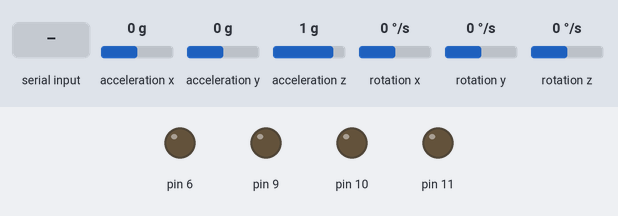
Bench run of a sketch on a simulated Arduino Uno, built with avr-gcc and run on an emulated ATmega328P. Shown: output pins drawn as LEDs (lit = HIGH). Wiring (inferred from the names in the program): MPU-6050 motion sensor at I2C address 0x68. Inputs (shaded band) come from the test bench; at power-on: acceleration x 0 g, acceleration y 0 g, acceleration z 1 g, rotation x 0 °/s, rotation y 0 °/s, rotation z 0 °/s. What the sketch prints to the serial monitor is not drawn.

Above: at 1.3 s.
1.4 s: "90,45\n" received over Serial
At 2.2 s:
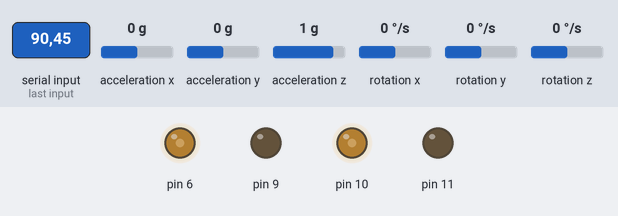
2.9 s: "30,150\n" received over Serial
At 4.1 s:
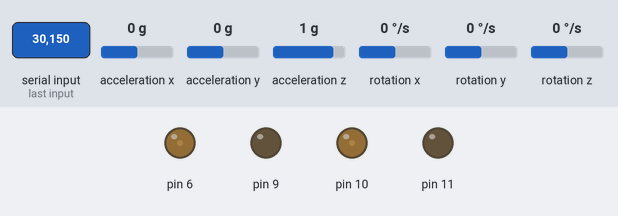
4.4 s: "200\n" received over Serial
At 5.4 s:
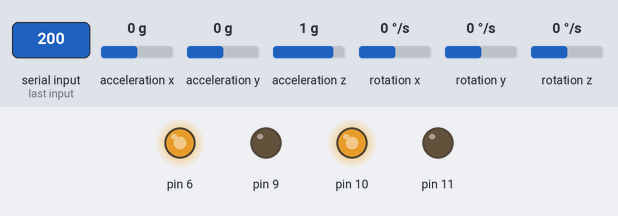
7.8 s: "90\n" received over Serial
At 8.1 s:
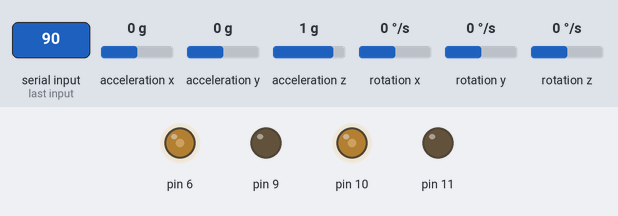
Timing chart, 0 to 10.8 s (numbered marks = the images above; inputs shaded):
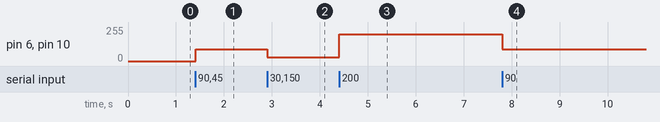

The sketch:

ML-Agents.ino
```cpp
#include <Kalman.h>// Source: https://github.com/TKJElectronics/KalmanFilter
char buffer [10];
int cnt = 0;

Kalman kalmanX;
Kalman kalmanY;

double accX, accY, accZ;
double gyroX, gyroY, gyroZ;

double gyroXangle, gyroYangle;
double compAngleX, compAngleY;
double kalAngleX, kalAngleY;

uint32_t timer;
uint8_t i2cData[14];

void setup() {
    pinMode(6, OUTPUT);
    pinMode(9, OUTPUT);
    pinMode(10, OUTPUT);
    pinMode(11, OUTPUT);

    analogWrite(6, LOW);
    analogWrite(9, LOW);
    analogWrite(10, LOW);
    analogWrite(11, LOW);

    Serial.begin(115200);

    Wire.begin();

    #if ARDUINO >= 157
        Wire.setClock(400000UL);
    #else
        TWBR = ((F_CPU / 400000UL) - 16) / 2;
    #endif

    i2cData[0] = 7;
    i2cData[1] = 0x00;
    i2cData[2] = 0x00;
    i2cData[3] = 0x00;
    while (i2cWrite(0x19, i2cData, 4, false));
    while (i2cWrite(0x6B, 0x01, true));

    while (i2cRead(0x75, i2cData, 1));
    if (i2cData[0] != 0x68) {
        Serial.print(F("Error reading sensor"));
        while (1);
    }

    delay(100); // Wait for sensor to stabilize

    // Set kalman and gyro starting angle
    while (i2cRead(0x3B, i2cData, 6));
    accX = (int16_t)((i2cData[0] << 8) | i2cData[1]);
    accY = (int16_t)((i2cData[2] << 8) | i2cData[3]);
    accZ = (int16_t)((i2cData[4] << 8) | i2cData[5]);

    double roll  = atan2(accY, accZ) * RAD_TO_DEG;
    double pitch = atan(-accX / sqrt(accY * accY + accZ * accZ)) * RAD_TO_DEG;

    kalmanX.setAngle(roll); // Set starting angle
    kalmanY.setAngle(pitch);
    gyroXangle = roll;
    gyroYangle = pitch;
    compAngleX = roll;
    compAngleY = pitch;

    timer = micros();
}

void loop() {

    // Update all the values
    while (i2cRead(0x3B, i2cData, 14));
    accX = (int16_t)((i2cData[0] << 8) | i2cData[1]);
    accY = (int16_t)((i2cData[2] << 8) | i2cData[3]);
    accZ = (int16_t)((i2cData[4] << 8) | i2cData[5]);
    gyroX = (int16_t)((i2cData[8] << 8) | i2cData[9]);
    gyroY = (int16_t)((i2cData[10] << 8) | i2cData[11]);
    gyroZ = (int16_t)((i2cData[12] << 8) | i2cData[13]);;

    double dt = (double)(micros() - timer) / 1000000; // Calculate delta time
    timer = micros();

    double roll  = atan2(accY, accZ) * RAD_TO_DEG;
    double pitch = atan(-accX / sqrt(accY * accY + accZ * accZ)) * RAD_TO_DEG;

    double gyroXrate = gyroX / 131.0; // Convert to deg/s
    double gyroYrate = gyroY / 131.0; // Convert to deg/s

    if ((roll < -90 && kalAngleX > 90) || (roll > 90 && kalAngleX < -90)) {
        kalmanX.setAngle(roll);
        compAngleX = roll;
        kalAngleX = roll;
        gyroXangle = roll;
    } else
        kalAngleX = kalmanX.getAngle(roll, gyroXrate, dt); // Calculate the angle using a Kalman filter

    if (abs(kalAngleX) > 90)
        gyroYrate = -gyroYrate; // Invert rate, so it fits the restriced accelerometer reading
    kalAngleY = kalmanY.getAngle(pitch, gyroYrate, dt);

    //gyroXangle += gyroXrate * dt; // Calculate gyro angle without any filter
    gyroYangle += gyroYrate * dt;
    //gyroXangle += kalmanX.getRate() * dt; // Calculate gyro angle using the unbiased rate
    //gyroYangle += kalmanY.getRate() * dt;

    //compAngleX = 0.93 * (compAngleX + gyroXrate * dt) + 0.07 * roll; // Calculate the angle using a Complimentary filter
    compAngleY = 0.93 * (compAngleY + gyroYrate * dt) + 0.07 * pitch;

    //if (gyroXangle < -180 || gyroXangle > 180)
    //    gyroXangle = kalAngleX;
    if (gyroYangle < -180 || gyroYangle > 180)
        gyroYangle = kalAngleY;

    Serial.print((PI / 180) * (gyroY / 100), 3);
    Serial.print("/");
    Serial.println(kalAngleY);
    Motor();
    delay(5);
}

void Motor(){
    while(Serial.available()){
        char c = Serial.read();
        buffer[cnt++] = c;
        if ((c == '\n') || (cnt == sizeof(buffer)-1)){
            buffer[cnt] = '\0';
            cnt = 0;
            if(atoi(buffer) > 0){
                //Foward(map(atoi(buffer), 0, 127, 0, 255));
                Foward(atoi(buffer));
            }else{
                Reverse(-atoi(buffer));
                //Reverse(map(atoi(buffer), -127, 0, 0, -255));
            }
        }
    }
}

void Foward(int output){
    analogWrite(6, output);
    analogWrite(9, 0);
    analogWrite(10, output);
    analogWrite(11, 0);
}

void Reverse(int output){
    analogWrite(6, 0);
    analogWrite(9, output);
    analogWrite(10, 0);
    analogWrite(11, output);
}
```

I2C.ino
```cpp
// (licence header left out)
#include <Wire.h>
const uint8_t IMUAddress = 0x68; // AD0 is logic low on the PCB
const uint16_t I2C_TIMEOUT = 1000; // Used to check for errors in I2C communication

uint8_t i2cWrite(uint8_t registerAddress, uint8_t data, bool sendStop) {
  return i2cWrite(registerAddress, &data, 1, sendStop); // Returns 0 on success
}

uint8_t i2cWrite(uint8_t registerAddress, uint8_t *data, uint8_t length, bool sendStop) {
  Wire.beginTransmission(IMUAddress);
  Wire.write(registerAddress);
  Wire.write(data, length);
  uint8_t rcode = Wire.endTransmission(sendStop); // Returns 0 on success
  if (rcode) {
    Serial.print(F("i2cWrite failed: "));
    Serial.println(rcode);
  }
  return rcode; // See: http://arduino.cc/en/Reference/WireEndTransmission
}

uint8_t i2cRead(uint8_t registerAddress, uint8_t *data, uint8_t nbytes) {
  uint32_t timeOutTimer;
  Wire.beginTransmission(IMUAddress);
  Wire.write(registerAddress);
  uint8_t rcode = Wire.endTransmission(false); // Don't release the bus
  if (rcode) {
    Serial.print(F("i2cRead failed: "));
    Serial.println(rcode);
    return rcode; // See: http://arduino.cc/en/Reference/WireEndTransmission
  }
  Wire.requestFrom(IMUAddress, nbytes, (uint8_t)true); // Send a repeated start and then release the bus after reading
  for (uint8_t i = 0; i < nbytes; i++) {
    if (Wire.available())
      data[i] = Wire.read();
    else {
      timeOutTimer = micros();
      while (((micros() - timeOutTimer) < I2C_TIMEOUT) && !Wire.available());
      if (Wire.available())
        data[i] = Wire.read();
      else {
        Serial.println(F("i2cRead timeout"));
        return 5; // This error value is not already taken by endTransmission
      }
    }
  }
  return 0; // Success
}
```

PID.ino
```cpp
/*
this code from http://scipia.co.kr/blog/227

#include "I2Cdev.h"
#include <PID_v1.h>
#include "MPU6050_6Axis_MotionApps20.h"

MPU6050 mpu;

// MPU control/status vars
bool dmpReady = false;  // set true if DMP init was successful
uint8_t mpuIntStatus;   // holds actual interrupt status byte from MPU
uint8_t devStatus;      // return status after each device operation (0 = success, !0 = error)
uint16_t packetSize;    // expected DMP packet size (default is 42 bytes)
uint16_t fifoCount;     // count of all bytes currently in FIFO
uint8_t fifoBuffer[64]; // FIFO storage buffer

// orientation/motion vars
Quaternion q;           // [w, x, y, z]         quaternion container
VectorFloat gravity;    // [x, y, z]            gravity vector
float ypr[3];           // [yaw, pitch, roll]   yaw/pitch/roll container and gravity vector

double setpoint= 180;
double Kp = 21;
double Kd = 0.8;
double Ki = 140;

double input, output;
PID pid(&input, &output, &setpoint, Kp, Ki, Kd, DIRECT);

volatile bool mpuInterrupt = false;
void dmpDataReady(){
    mpuInterrupt = true;
}

void setup() {
  Serial.begin(115200);
    mpu.initialize();
    devStatus = mpu.dmpInitialize();

    mpu.setXGyroOffset(220);
    mpu.setYGyroOffset(76);
    mpu.setZGyroOffset(-85);
    mpu.setZAccelOffset(1688);

    if (devStatus == 0){
        mpu.setDMPEnabled(true);

        attachInterrupt(0, dmpDataReady, RISING);
        mpuIntStatus = mpu.getIntStatus();
        dmpReady = true;
        packetSize = mpu.dmpGetFIFOPacketSize();

        pid.SetMode(AUTOMATIC);
        pid.SetSampleTime(10);
        pid.SetOutputLimits(-255, 255);
    }
    else{
        Serial.print(F("DMP Initialization failed (code "));
        Serial.print(devStatus);
        Serial.println(F(")"));
    }

    pinMode (6, OUTPUT);
    pinMode (9, OUTPUT);
    pinMode (10, OUTPUT);
    pinMode (11, OUTPUT);

    analogWrite(6,LOW);
    analogWrite(9,LOW);
    analogWrite(10,LOW);
    analogWrite(11,LOW);
}

void loop() {
    if (!dmpReady)
        return;

    while (!mpuInterrupt && fifoCount < packetSize){
        pid.Compute();

        Serial.print(input);
        Serial.print("/");
        Serial.println(output);

        if (input>150 && input<200){
            if (output>0)
                Forward();
            else if (output<0)
                Reverse();
        }else
            Stop();
    }

    // reset interrupt flag and get INT_STATUS byte
    mpuInterrupt = false;
    mpuIntStatus = mpu.getIntStatus();

    // get current FIFO count
    fifoCount = mpu.getFIFOCount();

    // check for overflow (this should never happen unless our code is too inefficient)
    if ((mpuIntStatus & 0x10) || fifoCount == 1024){
        // reset so we can continue cleanly
        mpu.resetFIFO();
        Serial.println(F("FIFO overflow!"));

    // otherwise, check for DMP data ready interrupt (this should happen frequently)
    }
    else if (mpuIntStatus & 0x02){
        // wait for correct available data length, should be a VERY short wait
        while (fifoCount < packetSize) fifoCount = mpu.getFIFOCount();

        // read a packet from FIFO
        mpu.getFIFOBytes(fifoBuffer, packetSize);

        // track FIFO count here in case there is > 1 packet available
        // (this lets us immediately read more without waiting for an interrupt)
        fifoCount -= packetSize;

        mpu.dmpGetQuaternion(&q, fifoBuffer); //get value for q
        mpu.dmpGetGravity(&gravity, &q); //get value for gravity
        mpu.dmpGetYawPitchRoll(ypr, &q, &gravity); //get value for ypr

        input = ypr[1] * 180/M_PI + 180;
   }
}

void Forward(){
    analogWrite(6,0);
    analogWrite(9,output);
    analogWrite(10,0);
    analogWrite(11,output);
}

void Reverse(){
    analogWrite(6,output*-1);
    analogWrite(9,0);
    analogWrite(10,output*-1);
    analogWrite(11,0);
}

void Stop(){
    analogWrite(6,0);
    analogWrite(9,0);
    analogWrite(10,0);
    analogWrite(11,0);
}

*/
```

Measured:
- after the input at 1.4 s, pin 6, pin 10: 0/255 → 90/255 at once
- after the input at 2.9 s, pin 6, pin 10: 90/255 → 30/255 at once
- after the input at 4.4 s, pin 6, pin 10: 30/255 → 200/255 at once
- after the input at 7.8 s, pin 6, pin 10: 200/255 → 90/255 at once
